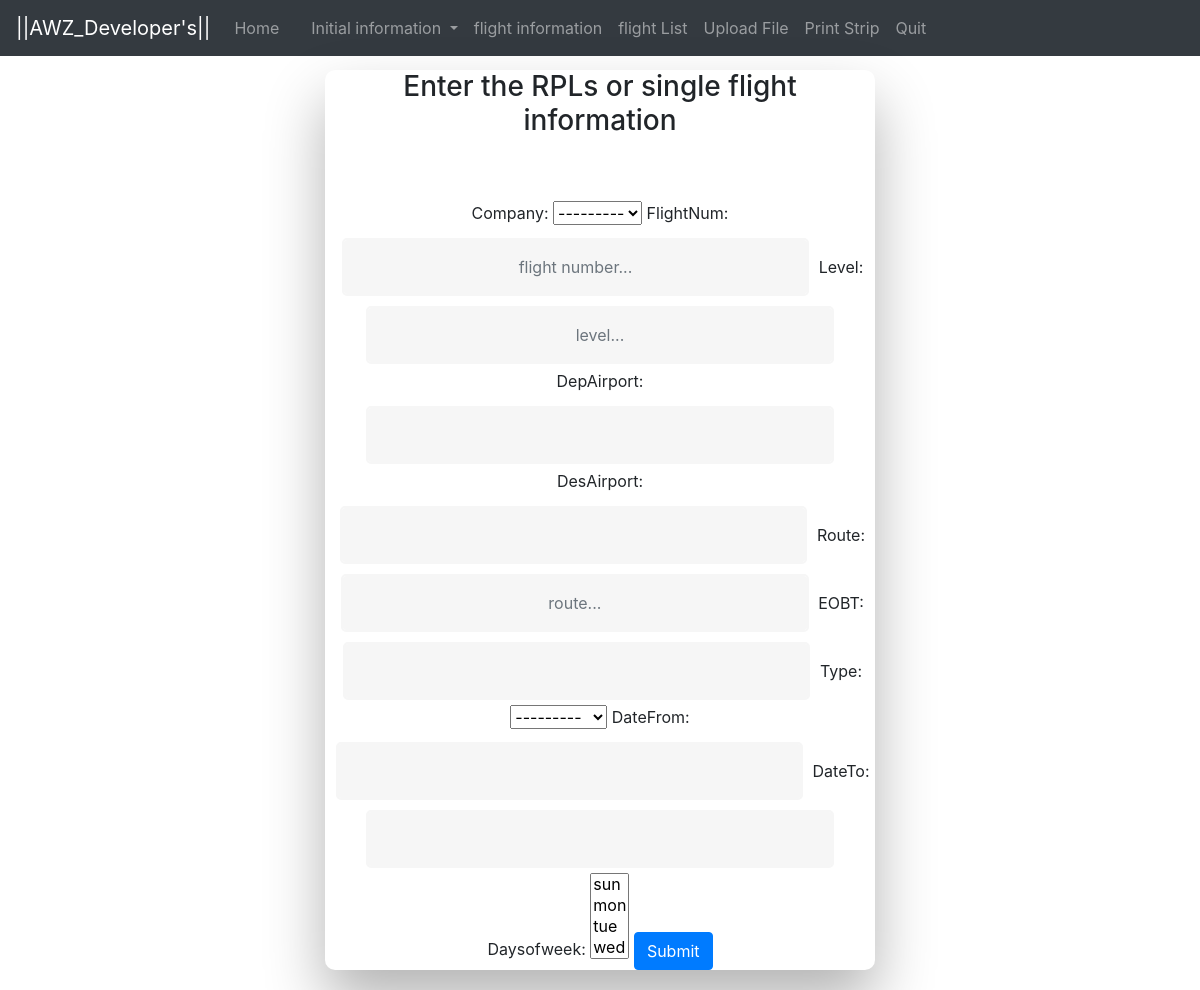
The page /app1/flightinfo/ on the database as committed earlier.
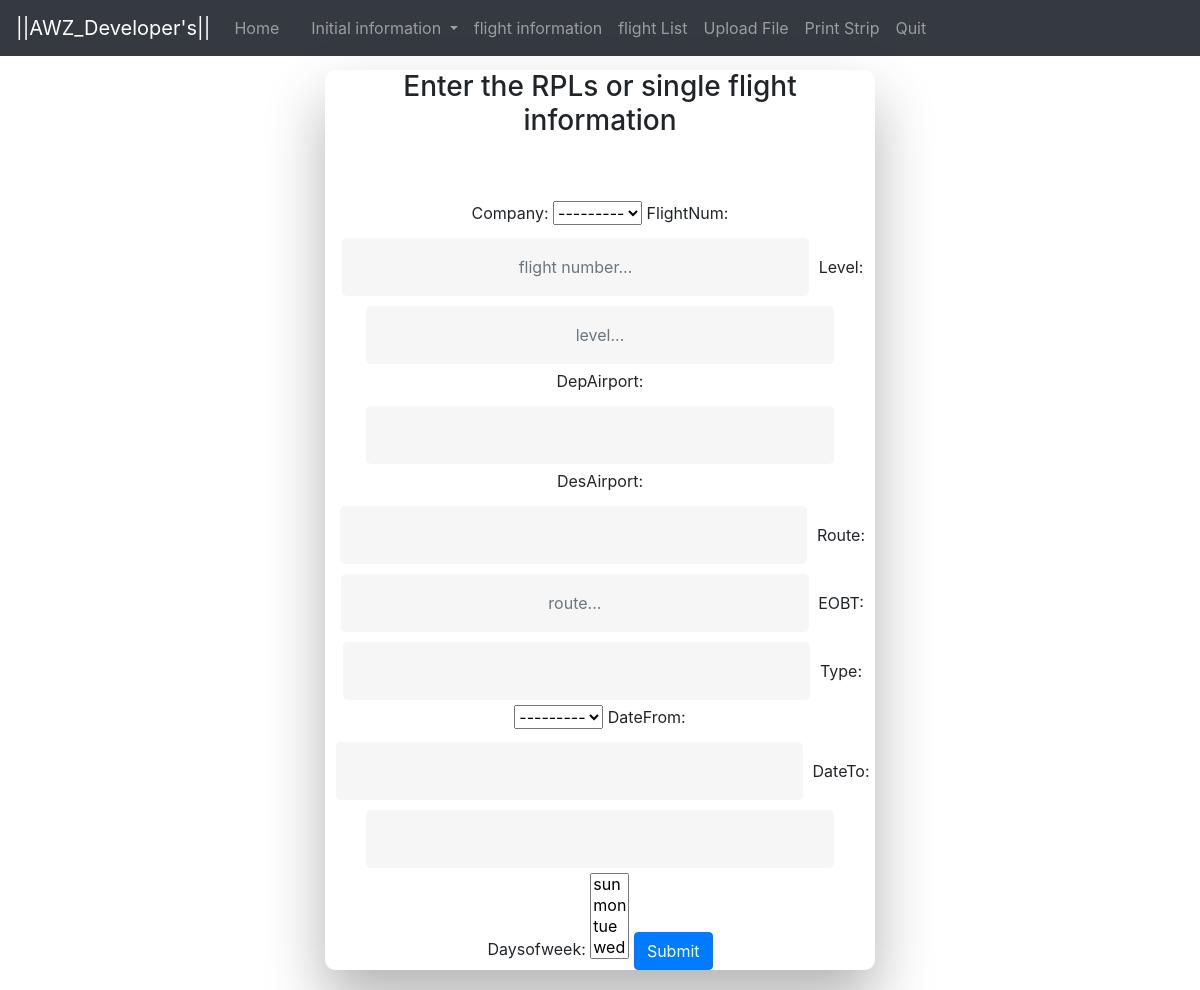
The same page on the database as committed later.
### app1/models.py (models this page shows)
class typeList(models.Model):
    type=models.CharField(max_length=10,null=True)
    def __str__(self):
        return self.type

### app1/views.py (the view, shortened to what this page needs)
# urls.py: path('flightinfo/',views.flightinfo,name='flightinfo'),
def flightinfo(request):
    week_days= ['Monday', 'Tuesday', 'Wednesday', 'Thursday', 'Friday', 'Saturday','Sunday']
    dateDiff=''
    msg=''
    flightfrm=flightInfoForm
    cmp=companyList.objects.all()
    tp=typeList.objects.all()
    name='aaaa'
    e=''
    count=0
    day=""
    print("loading post.....")
    return render(request,'app1/flight-info.html',{'frm':flightfrm,'name':name,'cmp':cmp,'tp':tp,'msg':msg})

### app1/models.py (called while the page is built)
    def __str__(self):
        return self.company

### app1/templates/app1/Flight-info.html (shortened to what this page needs)
<!DOCTYPE html>
{% load static %}
{% load bootstrap %}
<html lang="en" dir="ltr">
  <head>
    <link rel="stylesheet" href="{% static 'css/Style.css' %}">
    <link rel="stylesheet" href="{% static 'css/Style2.css' %}">
    <link rel="stylesheet" href="{% static 'css/bootstrap.min.css' %}">
    <link rel="stylesheet" href="//code.jquery.com/ui/1.12.1/themes/base/jquery-ui.css">
  </head>
  <body>
    <div class="header-up">
      <nav class="navbar navbar-expand-sm bg-dark navbar-dark">
        <a class="navbar-brand" href="#">||AWZ_Developer's||</a>
        <ul class="navbar-nav">
          <li class="nav-item">
            <a class="nav-link" href="#">Home</a>
          </li>
          <li class="nav-item">
            <a class="nav-link" href="#"></a>
          </li>
          <li class="nav-item dropdown">
            <a class="nav-link dropdown-toggle" href="{% url 'app1:initialinfo' %}" id="navbardrop" data-toggle="dropdown">
              Initial information
            </a>
          </li>
          <li class="nav-item">
            <a class="nav-link" href="{% url 'app1:flightinfo' %}">flight information</a>
          </li>
          <li class="nav-item">
            <a class="nav-link" href="{% url 'app1:flightlist' %}">flight List</a>
          </li>
          <li class="nav-item">
            <a class="nav-link" href="{% url 'app1:uploadexcel' %}">Upload File</a>
          </li>
          <li class="nav-item">
            <a class="nav-link" href="{% url 'app1:printStrip' %}">Print Strip</a>
          </li>
          <li class="nav-item">
            <a class="nav-link" href="{% url 'app1:login' 'default' %}">Quit</a>
          </li>
        </ul>
      </nav>
    </div>
    <div class="wrapper">
      <div id="formContent">
<h3>Enter the RPLs or single flight information</h3>
<br>
<br>
        <form method="POST">
        {{ frm|bootstrap }}
        <button type="submit" class="btn btn-primary" name="sbt">Submit</button>
      </form>
    </div>
    </div>
  </body>
</html>

Rows that differ between the two databases and show on the page:
now on this page (row edited): typeList: type "---------"
Other text that changed with them:
form field type: "---------" → (not shown)
